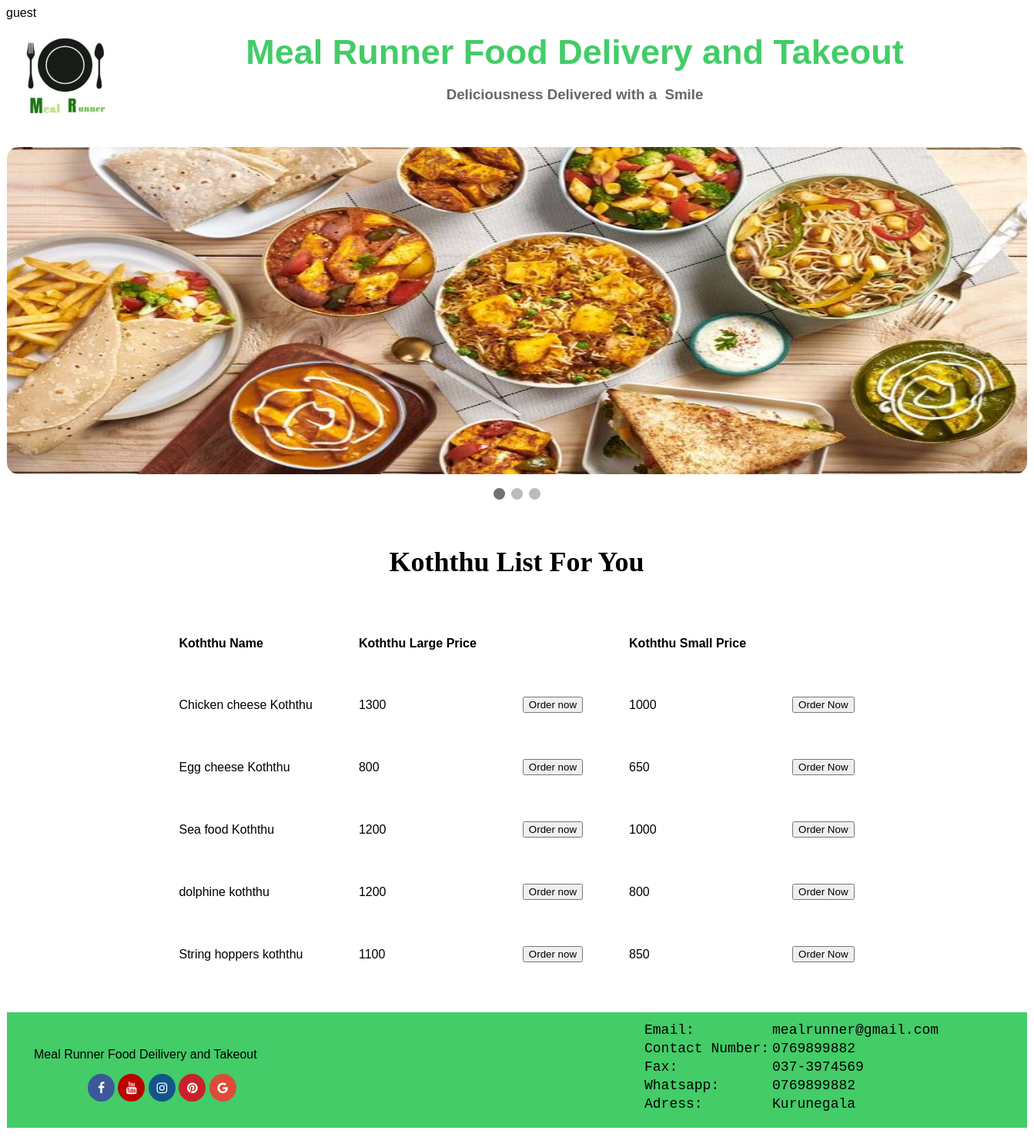
The app's page /customerkoththu.php with its own data.
### tables this page shows
CREATE TABLE IF NOT EXISTS `koththu` (
  `K_id` int(11) NOT NULL AUTO_INCREMENT,
  `K_name` varchar(50) NOT NULL,
  `K_Lprice` int(11) NOT NULL,
  `K_Sprice` int(11) NOT NULL,
  PRIMARY KEY (`K_id`)
);

### customerkoththu.php (the view, shortened to what this page needs)
 <!DOCTYPE html PUBLIC "-//W3C//DTD XHTML 1.0 Transitional//EN" "http://www.w3.org/TR/xhtml1/DTD/xhtml1-transitional.dtd">
<html xmlns="http://www.w3.org/1999/xhtml">
<head><link rel="stylesheet" type="text/css" href="add.css"/>
<link rel="stylesheet" href="https://cdnjs.cloudflare.com/ajax/libs/font-awesome/4.7.0/css/font-awesome.min.css">
</head>
<body>
<?php
	echo isset($_SESSION['Usname'])? $_SESSION['Usname']:"guest";
?>
	<div id="mai">
			<div id="logo">
            <img src="Backgrounds/478d7088-b22f-49a9-96ae-3f4aa470643a.jpeg" class="lg">
            </div>
			<div id="mainh">
            	   <div class="mainhsub">
					<p ><h2 id="topic">Meal Runner Food Delivery and Takeout</h2><br><h3 id="subtop">Deliciousness Delivered with a 					Smile</h3></p>
				  </div>
			</div>
       <div class="slideshow-container2">
            <div class="mySlides2 fade2">
              <img class="im" src="user home photo/a69dd445cc32cc3ad5184861561c1559.jpg" >
            </div>
	</div>
<br>
    <div style="text-align:center">
      <span class="dot"></span>
      <span class="dot"></span>
      <span class="dot"></span>
    </div>
 <div id="contl">
            <h3 id="topp">Koththu List For You</h3>
            <div>
            	 <?php
	include"connect.php";
	$sql="SELECT * FROM koththu";
	$result=mysqli_query($conn,$sql);
	if(mysqli_num_rows($result)>0)
	{ echo'<table border="0" cellspacing="20" cellpadding="20" align="center">
	<tr>
		<td><b>Koththu Name</b></td>
		<td><b>Koththu Large Price</b></td>
		<td></td>
		<td><b>Koththu Small Price</b></td>
	</tr>';
		while($row=mysqli_fetch_assoc($result))
		{
			 echo'<tr>'.'<td>'.$row['K_name'].'</td>'.'<td>'.$row['K_Lprice'].'<td>'.'<button onclick="location.href='."'koththuLorder.php ? Id=".$row['K_id']."'".'">Order now</button>'.'</td>'.'</td><td>'.$row['K_Sprice'].
'<td><button onclick="location.href='."'koththuSorder.php ? Id=".$row['K_id']."'".'">Order Now</button></td>'.'</td>'.'</tr>';
		}
		echo'</table>';
	}
?>
            </div>
  </div>
		<div id="ftr">
        	<div id="lftftr">
            	<p class="tp">Meal Runner Food Deilivery and Takeout</p>
               <p align="left" class="sb">
                <a href="#" class="fa fa-facebook"></a>
                <a href="#" class="fa fa-youtube"></a>
                <a href="#" class="fa fa-instagram"></a>
                <a href="#" class="fa fa-pinterest"></a>
                <a href="#" class="fa fa-google"></a>
                </p>
            </div>
            <div id="rtftr">
				<table id="tbl">
                	<tr>
                    	<td>Email:</td>
                        <td>mealrunner@gmail.com</td>
                    </tr>
                    <tr>
                    	<td>Contact Number:</td>
                        <td>0769899882</td>
                    </tr>
                     <tr>
                    	<td>Fax:</td>
                        <td>037-3974569</td>
                    </tr>
                    <tr>
                    	<td>Whatsapp:</td>
                        <td>0769899882</td>
                    </tr>
                    <tr>
                    	<td>Adress:</td>
                        <td>Kurunegala</td>
                    </tr>
                </table>
            </div>
        </div>
        </div>
        </body>
        </html>

### add.css (style rules this page uses)
body { background-color:; }
#mai { width:1325px; height:auto; background-color:white; margin:auto; border-radius: 10px; padding:0px; }
#logo { width:150px; height:150px; float:left; background-color:gray; }
#mainh { width:1175px; height:150px; float:left; background-color:#FFF; margin:auto; margin-bottom:15px; border-radius: 10px; }
.mainhsub { width:1175px; height:120px; float:left; background-color:#fff; margin:auto; font-family:"Trebuchet MS", Arial, Helvetica, sans-serif; color:Black; border-radius: 10px; }
#topic { padding-top:0px; margin:0px; text-align:center; font-size:45px; color:#43cc68; }
#subtop { padding-top:0px; margin:0px; text-align:center; color:#666; }
* { box-sizing: border-box; }
body { font-family: Verdana, sans-serif; }
.mySlides2 { display: none; }
img { vertical-align: middle; }
.slideshow-container2 { max-width: 1325px; position: relative; margin: auto; }
.dot { height: 15px; width: 15px; margin: 0 2px; background-color: #bbb; border-radius: 50%; display: inline-block; transition: background-color 0.6s ease; }
.active { background-color: #717171; }
.fade2 { animation-name: fade; animation-duration: 1.5s; }
.im { width:1325px; height:425px; border-radius: 15px; }
#contl { width:1300px; height:auto; background-color:; margin-top:20px; margin-left:12px; float:left; }
#ftr { width:1325px; height:270px; background-color:#FFF; margin-top:25px; margin-bottom:25px; }
#lftftr { width:825px; height:150px; float:left; background-color:#43cc68; padding-top:30px; padding-left:35px; margin-top:25px; margin-bottom:25px; }
#rtftr { width:500px; height:150px; float:left; background-color:#43cc68; padding-top:10px; margin-top:25px; margin-bottom:25px; }
.fa { padding: 10px; font-size: 10px; width: 35px; text-align: center; text-decoration: none; border-radius: 50%; }
.fa-facebook { background: #3B5998; color: white; }
.fa-google { background: #dd4b39; color: white; }
.fa-youtube { background: #bb0000; color: white; }
.fa-instagram { background: #125688; color: white; }
.fa-pinterest { background: #cb2027; color: white; }
.tp { font-family:"Arial Black", Gadget, sans-serif; text-align:left; padding:0px; }
#tbl { text-align:justify; color:#000; font-family:"Courier New", Courier, monospace; font-size:18px; }
.sb { padding-left:70px; }
#topp { font-size:36px; font-family:"Times New Roman", Times, serif; text-align:center; }
.lg { width:150px; height:150px; }

### records on screen
koththu: K_name "Chicken cheese Koththu", K_Lprice "1300", K_Sprice "1000"
koththu: K_name "Egg cheese Koththu", K_Lprice "800", K_Sprice "650"
koththu: K_name "Sea food Koththu", K_Lprice "1200", K_Sprice "1000"
koththu: K_name "dolphine koththu", K_Lprice "1200", K_Sprice "800"
koththu: K_name "String hoppers koththu", K_Lprice "1100", K_Sprice "850"
